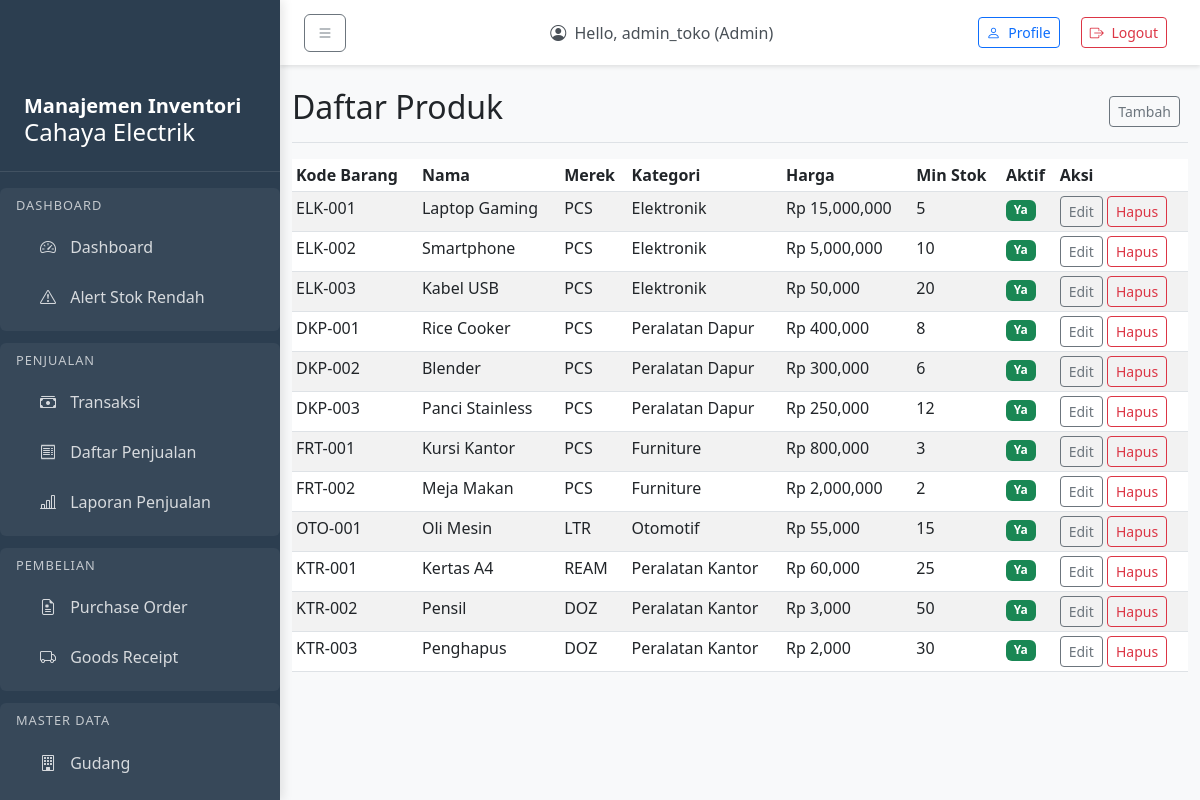
Page /master/products/ (signed in) on the committed database.
### accounts/models.py (models this page shows, shortened)
class User(AbstractUser):
    ROLE_CHOICES = [
        ('admin', 'Admin'),
        ('manager', 'Manager'),
        ('warehouse', 'Warehouse'),
        ('cashier', 'Cashier'),
        ('analyst', 'Analyst'),
    ]
    role = models.CharField(max_length=20, choices=ROLE_CHOICES, default='cashier')
    created_at = models.DateTimeField(auto_now_add=True)
    updated_at = models.DateTimeField(auto_now=True)
    groups = models.ManyToManyField(
        'auth.Group',
        related_name='custom_user_set',
        blank=True,
    )
    user_permissions = models.ManyToManyField(
        'auth.Permission',
        related_name='custom_user_set',
        blank=True,
    )

### master/models.py (models this page shows, shortened)
class Product(models.Model):
    sku = models.CharField(max_length=50, unique=True)
    name = models.CharField(max_length=150)
    category = models.ForeignKey(Category, on_delete=models.CASCADE, null=True, blank=True)
    uom = models.CharField(max_length=20, default='PCS')  # Unit of Measure
    min_stock = models.IntegerField(default=0)
    price = models.DecimalField(max_digits=12, decimal_places=2, default=0)
    is_active = models.BooleanField(default=True)
    created_at = models.DateTimeField(auto_now_add=True)
    updated_at = models.DateTimeField(auto_now=True)
    class Meta:
        db_table = 'product'

class Category(models.Model):
    name = models.CharField(max_length=100)
    code = models.CharField(max_length=30, unique=True)
    description = models.CharField(max_length=255, blank=True)
    created_at = models.DateTimeField(auto_now_add=True)
    updated_at = models.DateTimeField(auto_now=True)
    class Meta:
        db_table = 'category'

### master/views.py (the view)
# urls.py: path('products/', views.product_list, name='product_list'),
@login_required
def product_list(request):
    if request.user.role not in ['manager', 'admin']:
        raise PermissionDenied("Anda tidak memiliki akses ke fitur ini.")
    products = Product.objects.select_related('category').all()
    paginator = Paginator(products, 20)  # Show 10 products per page
    page_number = request.GET.get('page')
    page_obj = paginator.get_page(page_number)
    return render(request, 'master/product_list.html', {'page_obj': page_obj})

### templates/master/product_list.html (shortened to what this page needs)
{% extends 'master/base_master.html' %}
{% block master_title %}Daftar Produk{% endblock %}
{% block add_url %}{% url 'master:product_create' %}{% endblock %}
{% block master_content %}
<div class="table-responsive">
    <table class="table table-striped table-sm">
        <thead>
            <tr>
                <th>Kode Barang</th>
                <th>Nama</th>
                <th>Merek</th>
                <th>Kategori</th>
                <th>Harga</th>
                <th>Min Stok</th>
                <th>Aktif</th>
                <th>Aksi</th>
            </tr>
        </thead>
        <tbody>
            {% load humanize %}
            {% for product in page_obj %}
            <tr>
                <td>{{ product.sku }}</td>
                <td>{{ product.name }}</td>
                <td>{{ product.uom }}</td>
                <td>{{ product.category.name|default:"-" }}</td>
                <td>Rp {{ product.price|floatformat:0|intcomma }}</td>
                <td>{{ product.min_stock }}</td>
                <td>
                    {% if product.is_active %}
                        <span class="badge bg-success">Ya</span>
                    {% else %}
                        <span class="badge bg-secondary">Tidak</span>
                    {% endif %}
                </td>
                <td>
                    <a href="{% url 'master:product_update' product.pk %}" class="btn btn-sm btn-outline-secondary">Edit</a>
                    <a href="{% url 'master:product_delete' product.pk %}" class="btn btn-sm btn-outline-danger">Hapus</a>
                </td>
            </tr>
            {% empty %}
            <tr>
                <td colspan="8">Tidak ada produk</td>
            </tr>
            {% endfor %}
        </tbody>
    </table>
</div>
{% endblock %}

### templates/base.html (shortened to what this page needs)
<!DOCTYPE html>
<html lang="en">
<head>
    <link href="https://cdn.jsdelivr.net/npm/bootstrap@5.3.0-alpha1/dist/css/bootstrap.min.css" rel="stylesheet">
    <link rel="stylesheet" href="https://cdn.jsdelivr.net/npm/bootstrap-icons@1.10.0/font/bootstrap-icons.css">
</head>
<body>
    <div class="sidebar" id="sidebar">
        <div class="sidebar-header">
            <h5></i>Manajemen Inventori</h5>
            <h4></i>Cahaya Electrik</h4>
        </div>
        {% if user.is_authenticated %}
        {% if user.role == 'warehouse' or user.role == 'manager' or user.role == 'admin' %}
            <div class="menu-section">
                <div class="menu-section-title">Dashboard</div>
                <a href="{% url 'summary:dashboard' %}" class="nav-link {% if request.resolver_match.url_name == 'dashboard' %}active{% endif %}">
                    <i class="bi bi-speedometer2"></i> Dashboard
                </a>
                <a href="{% url 'inventory:low_stock_alerts' %}" class="nav-link  {% if 'low_stock' in request.resolver_match.url_name %}active{% endif %}">
                    <i class="bi bi-exclamation-triangle"></i> Alert Stok Rendah
                </a>
            </div>
        {% endif %}
        {% if user.role == 'cashier' or user.role == 'manager' or user.role == 'admin' %}
            <div class="menu-section">
                <div class="menu-section-title">Penjualan</div>
                <a href="{% url 'sales:pos' %}" class="nav-link {% if 'pos' in request.resolver_match.url_name %}active{% endif %}">
                    <i class="bi bi-cash-stack"></i> Transaksi
                </a>
                <a href="{% url 'sales:sale_list' %}" class="nav-link {% if 'sale_list' in request.resolver_match.url_name %}active{% endif %}">
                    <i class="bi bi-receipt"></i> Daftar Penjualan
                </a>
                {% if user.role == 'manager' or user.role == 'admin' %}
                <a href="{% url 'sales:sale_report' %}" class="nav-link {% if 'sale_report' in request.resolver_match.url_name %}active{% endif %}">
                    <i class="bi bi-bar-chart-line"></i> Laporan Penjualan
                </a>
                {% endif %}
            </div>
        {% endif %}
        {% if user.role == 'manager' or user.role == 'admin' %}
            <div class="menu-section">
                <div class="menu-section-title">Pembelian</div>
                <a href="{% url 'purchases:purchase_order_list' %}" class="nav-link {% if 'purchase_order' in request.resolver_match.url_name %}active{% endif %}">
                    <i class="bi bi-file-earmark-medical"></i> Purchase Order
                </a>
                <a href="{% url 'purchases:goods_receipt_list' %}" class="nav-link {% if 'goods_receipt' in request.resolver_match.url_name %}active{% endif %}">
                    <i class="bi bi-truck"></i> Goods Receipt
                </a>
            </div>
        {% endif %}
        {% if user.role == 'manager' or user.role == 'admin' %}
            <div class="menu-section">
                <div class="menu-section-title">Master Data</div>
                <a href="{% url 'inventory:warehouse_list' %}" class="nav-link {% if 'warehouse' in request.resolver_match.url_name %}active{% endif %}">
                    <i class="bi bi-building"></i> Gudang
                </a>
                <a href="{% url 'inventory:stock_list' %}" class="nav-link {% if 'stock' in request.resolver_match.url_name %}active{% endif %}">
                </a>
            </div>
        {% endif %}
        {% endif %}
    </div>
    <nav class="top-navbar">
        <div class="d-flex justify-content-between align-items-center">
            <button class="btn btn-outline-secondary me-3" id="sidebarToggle">
                <i class="bi bi-list"></i>
            </button>
            <div class="navbar-text text-dark me-3">
                <i class="bi bi-person-circle me-1"></i>
                Hello, {{ user.username }} ({{ user.get_role_display }})
            </div>
            <div>
                <a class="btn btn-outline-primary btn-sm me-2" href="{% url 'accounts:profile' %}">
                    <i class="bi bi-person me-1"></i> Profile
                </a>
                <a class="btn  btn-sm">
                    <form action="{% url 'accounts:logout' %}" method="post">
                        <button  class="btn btn-outline-danger btn-sm" type="submit">
                            <i class="bi bi-box-arrow-right me-1"></i> Logout
                        </button>
                    </form>
                </a>
            </div>
        </div>
    </nav>
    <div class="main-content">
        <div class="container-fluid mt-5 pt-4">
            <div class="row">
                <div class="col-12">
                    {% block content %}
                    {% endblock %}
                </div>
            </div>
        </div>
    </div>
</body>
</html>

### templates/base.html (style rules this page uses)
body { overflow-x: hidden; background-color: #f8f9fa; }
.sidebar { width: 280px; min-width: 280px; position: fixed; top: 0; left: 0; height: 100vh; z-index: 100; padding-top: 70px; background-color: #2c3e50; color: white; transition: all 0.3s; box-shadow: 3px 0 10px rgba(0,0,0,0.1); overflow-y: auto; }
.sidebar .nav-link { color: rgba(255, 255, 255, 0.8); padding: 0.75rem 1.5rem; margin: 0.125rem 0; border-radius: 0.375rem; transition: all 0.2s; }
.sidebar .nav-link i { margin-right: 10px; width: 20px; text-align: center; }
.main-content { margin-left: 280px; padding: 0; }
.top-navbar { position: fixed; top: 0; left: 280px; right: 0; z-index: 90; background-color: white; padding: 0.75rem 1.5rem; box-shadow: 0 2px 4px rgba(0,0,0,0.1); }
.top-navbar .navbar-text { color: #495057 !important; }
.sidebar-header { padding: 1.5rem 1.5rem 1rem; border-bottom: 1px solid rgba(255,255,255,0.1); margin-bottom: 1rem; }
.sidebar-header h5 { margin: 0; font-weight: 600; }
.menu-section { padding: 0.5rem 1rem; margin: 0.75rem 0; border-radius: 0.375rem; background-color: rgba(255,255,255,0.05); }
.menu-section-title { font-size: 0.8rem; text-transform: uppercase; letter-spacing: 1px; margin-bottom: 0.5rem; color: rgba(255,255,255,0.7); }

### rows in the picture
User: username "admin_toko", role "Admin"
Product: sku "ELK-001", name "Laptop Gaming", uom "PCS", category.name "Elektronik", price "15,000,000", min_stock "5", is_active "Ya"
Product: sku "ELK-002", name "Smartphone", uom "PCS", category.name "Elektronik", price "5,000,000", min_stock "10", is_active "Ya"
Product: sku "ELK-003", name "Kabel USB", uom "PCS", category.name "Elektronik", price "50,000", min_stock "20", is_active "Ya"
Product: sku "DKP-001", name "Rice Cooker", uom "PCS", category.name "Peralatan Dapur", price "400,000", min_stock "8", is_active "Ya"
Product: sku "DKP-002", name "Blender", uom "PCS", category.name "Peralatan Dapur", price "300,000", min_stock "6", is_active "Ya"
Product: sku "DKP-003", name "Panci Stainless", uom "PCS", category.name "Peralatan Dapur", price "250,000", min_stock "12", is_active "Ya"
Product: sku "FRT-001", name "Kursi Kantor", uom "PCS", category.name "Furniture", price "800,000", min_stock "3", is_active "Ya"
Product: sku "FRT-002", name "Meja Makan", uom "PCS", category.name "Furniture", price "2,000,000", min_stock "2", is_active "Ya"
Product: sku "OTO-001", name "Oli Mesin", uom "LTR", category.name "Otomotif", price "55,000", min_stock "15", is_active "Ya"
Product: sku "KTR-001", name "Kertas A4", uom "REAM", category.name "Peralatan Kantor", price "60,000", min_stock "25", is_active "Ya"
Product: sku "KTR-002", name "Pensil", uom "DOZ", category.name "Peralatan Kantor", price "3,000", min_stock "50", is_active "Ya"
Product: sku "KTR-003", name "Penghapus", uom "DOZ", category.name "Peralatan Kantor", price "2,000", min_stock "30", is_active "Ya"
